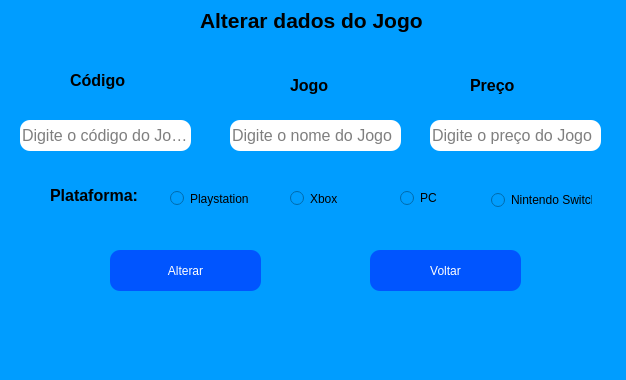
<?xml version="1.0" encoding="UTF-8"?>
<ui version="4.0">
 <class>MainWindow</class>
 <widget class="QMainWindow" name="MainWindow">
  <property name="geometry">
   <rect>
    <x>0</x>
    <y>0</y>
    <width>626</width>
    <height>380</height>
   </rect>
  </property>
  <property name="windowTitle">
   <string>MainWindow</string>
  </property>
  <property name="styleSheet">
   <string notr="true">background-color: rgb(0, 157, 255);</string>
  </property>
  <widget class="QWidget" name="centralwidget">
   <widget class="QLabel" name="label">
    <property name="geometry">
     <rect>
      <x>70</x>
      <y>60</y>
      <width>91</width>
      <height>41</height>
     </rect>
    </property>
    <property name="font">
     <font>
      <family>Segoe UI</family>
      <pointsize>12</pointsize>
      <weight>75</weight>
      <bold>true</bold>
     </font>
    </property>
    <property name="text">
     <string>Código</string>
    </property>
   </widget>
   <widget class="QLabel" name="label_2">
    <property name="geometry">
     <rect>
      <x>290</x>
      <y>70</y>
      <width>81</width>
      <height>31</height>
     </rect>
    </property>
    <property name="font">
     <font>
      <family>Segoe UI</family>
      <pointsize>12</pointsize>
      <weight>75</weight>
      <bold>true</bold>
     </font>
    </property>
    <property name="text">
     <string>Jogo</string>
    </property>
   </widget>
   <widget class="QLabel" name="label_3">
    <property name="geometry">
     <rect>
      <x>470</x>
      <y>70</y>
      <width>81</width>
      <height>31</height>
     </rect>
    </property>
    <property name="font">
     <font>
      <family>Segoe UI</family>
      <pointsize>12</pointsize>
      <weight>75</weight>
      <bold>true</bold>
     </font>
    </property>
    <property name="text">
     <string>Preço</string>
    </property>
   </widget>
   <widget class="QLineEdit" name="lineEdit_2">
    <property name="enabled">
     <bool>true</bool>
    </property>
    <property name="geometry">
     <rect>
      <x>230</x>
      <y>120</y>
      <width>171</width>
      <height>31</height>
     </rect>
    </property>
    <property name="font">
     <font>
      <family>Segoe UI</family>
      <pointsize>12</pointsize>
      <weight>50</weight>
      <bold>false</bold>
     </font>
    </property>
    <property name="layoutDirection">
     <enum>Qt::LeftToRight</enum>
    </property>
    <property name="styleSheet">
     <string notr="true">QLineEdit{
	background-color: rgb(255, 255, 255);
	border:none;
	border-radius: 10px;
}</string>
    </property>
    <property name="text">
     <string/>
    </property>
    <property name="frame">
     <bool>true</bool>
    </property>
    <property name="placeholderText">
     <string>Digite o nome do Jogo</string>
    </property>
   </widget>
   <widget class="QLineEdit" name="lineEdit">
    <property name="enabled">
     <bool>true</bool>
    </property>
    <property name="geometry">
     <rect>
      <x>20</x>
      <y>120</y>
      <width>171</width>
      <height>31</height>
     </rect>
    </property>
    <property name="font">
     <font>
      <family>Segoe UI</family>
      <pointsize>12</pointsize>
      <weight>50</weight>
      <bold>false</bold>
     </font>
    </property>
    <property name="layoutDirection">
     <enum>Qt::LeftToRight</enum>
    </property>
    <property name="styleSheet">
     <string notr="true">QLineEdit{
	background-color: rgb(255, 255, 255);
	border:none;
	border-radius: 10px;
}</string>
    </property>
    <property name="text">
     <string/>
    </property>
    <property name="frame">
     <bool>true</bool>
    </property>
    <property name="placeholderText">
     <string>Digite o código do Jogo</string>
    </property>
   </widget>
   <widget class="QLineEdit" name="lineEdit_3">
    <property name="enabled">
     <bool>true</bool>
    </property>
    <property name="geometry">
     <rect>
      <x>430</x>
      <y>120</y>
      <width>171</width>
      <height>31</height>
     </rect>
    </property>
    <property name="font">
     <font>
      <family>Segoe UI</family>
      <pointsize>12</pointsize>
      <weight>50</weight>
      <bold>false</bold>
     </font>
    </property>
    <property name="layoutDirection">
     <enum>Qt::LeftToRight</enum>
    </property>
    <property name="styleSheet">
     <string notr="true">QLineEdit{
	background-color: rgb(255, 255, 255);
	border:none;
	border-radius: 10px;
}</string>
    </property>
    <property name="text">
     <string/>
    </property>
    <property name="frame">
     <bool>true</bool>
    </property>
    <property name="placeholderText">
     <string>Digite o preço do Jogo</string>
    </property>
   </widget>
   <widget class="QLabel" name="label_4">
    <property name="geometry">
     <rect>
      <x>200</x>
      <y>0</y>
      <width>231</width>
      <height>41</height>
     </rect>
    </property>
    <property name="font">
     <font>
      <pointsize>16</pointsize>
      <weight>75</weight>
      <bold>true</bold>
     </font>
    </property>
    <property name="text">
     <string>Alterar dados do Jogo</string>
    </property>
   </widget>
   <widget class="QPushButton" name="pushButton">
    <property name="geometry">
     <rect>
      <x>110</x>
      <y>250</y>
      <width>151</width>
      <height>41</height>
     </rect>
    </property>
    <property name="styleSheet">
     <string notr="true">QPushButton{
	background-color: rgb(0, 85, 255);
	border:none;
	border-radius: 10px;
	color: #FFF
}</string>
    </property>
    <property name="text">
     <string>Alterar</string>
    </property>
   </widget>
   <widget class="QRadioButton" name="radioButton">
    <property name="geometry">
     <rect>
      <x>170</x>
      <y>190</y>
      <width>82</width>
      <height>17</height>
     </rect>
    </property>
    <property name="text">
     <string>Playstation</string>
    </property>
   </widget>
   <widget class="QRadioButton" name="radioButton_2">
    <property name="geometry">
     <rect>
      <x>290</x>
      <y>190</y>
      <width>82</width>
      <height>17</height>
     </rect>
    </property>
    <property name="text">
     <string>Xbox</string>
    </property>
   </widget>
   <widget class="QRadioButton" name="radioButton_3">
    <property name="geometry">
     <rect>
      <x>400</x>
      <y>190</y>
      <width>51</width>
      <height>16</height>
     </rect>
    </property>
    <property name="text">
     <string>PC</string>
    </property>
   </widget>
   <widget class="QRadioButton" name="radioButton_4">
    <property name="geometry">
     <rect>
      <x>491</x>
      <y>190</y>
      <width>101</width>
      <height>20</height>
     </rect>
    </property>
    <property name="text">
     <string>Nintendo Switch</string>
    </property>
   </widget>
   <widget class="QLabel" name="label_5">
    <property name="geometry">
     <rect>
      <x>50</x>
      <y>170</y>
      <width>111</width>
      <height>51</height>
     </rect>
    </property>
    <property name="font">
     <font>
      <family>Segoe UI</family>
      <pointsize>12</pointsize>
      <weight>75</weight>
      <bold>true</bold>
     </font>
    </property>
    <property name="text">
     <string>Plataforma:</string>
    </property>
   </widget>
   <widget class="QPushButton" name="pushButton_2">
    <property name="geometry">
     <rect>
      <x>370</x>
      <y>250</y>
      <width>151</width>
      <height>41</height>
     </rect>
    </property>
    <property name="styleSheet">
     <string notr="true">QPushButton{
	background-color: rgb(0, 85, 255);
	border:none;
	border-radius: 10px;
	color: #FFF
}</string>
    </property>
    <property name="text">
     <string>Voltar</string>
    </property>
   </widget>
  </widget>
  <widget class="QMenuBar" name="menubar">
   <property name="geometry">
    <rect>
     <x>0</x>
     <y>0</y>
     <width>626</width>
     <height>21</height>
    </rect>
   </property>
  </widget>
  <widget class="QStatusBar" name="statusbar"/>
 </widget>
 <resources/>
 <connections/>
</ui>
